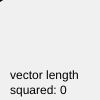
Frame 1 (no input)
Frame 60 (no input): identical to frame 1, image omitted
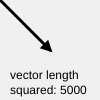
Frame 120 (the mouse pressed at the canvas centre since frame 60)

The p5.js sketch that drew these frames (run headless with seeded random() and noise() and a simulated clock; from frame 60 on, the mouse is pressed at the canvas centre):

// p5.js sketch
// ── sketch.js
function setup() {
	createCanvas(100, 100);
}

// mag
function draw() {
  background(240);

  let v0 = createVector(0, 0);
  let v1 = createVector(mouseX, mouseY);
  drawArrow(v0,v1,'black');

  noStroke();
  text('vector length squared: '+v1.magSq(),10,70,90,30);
}

// draws arrow between two vectors
function drawArrow(vec0, vec1, myColor) {
  stroke(myColor);
  strokeWeight(3);
  fill(myColor);
  push();
  translate(vec0.x, vec0.y);
  line(0, 0, vec1.x, vec1.y);
  rotate(vec1.heading());
  let arrowSize = 7;
  translate(vec1.mag() - arrowSize,0);
  triangle(0, arrowSize / 2, 0, -arrowSize / 2, arrowSize, 0);
  pop();
}
